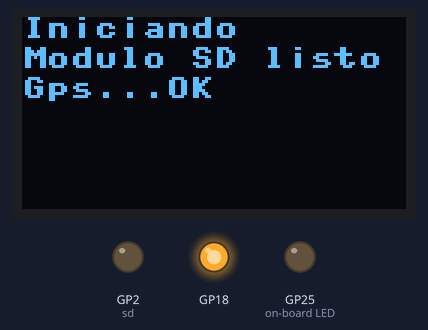
A program run on a simulated Raspberry Pi Pico running MicroPython. Parts: 128×64 one-colour display, output pins drawn as LEDs (lit = HIGH). Files the program writes start out absent; pins used as bus, display or sensor lines are not drawn; what the program prints to the serial console is not drawn. At 1.7 s the program stops and its outputs stay as they are.

Above: at 0.1 s.
At 1.7 s:
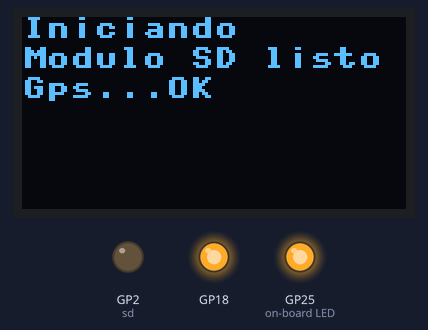
Timing chart, 0 to 3.2 s (numbered marks = the images above):
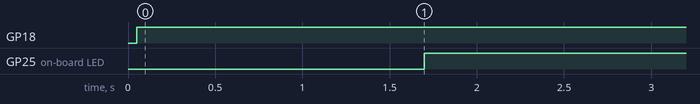

The program:

otro.py
```python
from machine import I2C, Pin, SPI, UART
import os
import time
import sdcard
import ssd1306

# Pantalla oled
rst = Pin(16, Pin.OUT)
rst.value(1)
scl = Pin(15, Pin.OUT, Pin.PULL_UP)
sda = Pin(4, Pin.OUT, Pin.PULL_UP)
#i2c = I2C(scl=scl, sda=sda, freq=450000)
i2c = I2C(scl=scl, sda=sda, freq=400000)
oled = ssd1306.SSD1306_I2C(128, 64, i2c, addr=0x3c)

oled.fill(0)
oled.text('Iniciando', 0, 0)
oled.show()

# inicializacion modulo SD
Pin(18,Pin.OUT,value=1) #para desactivar LoRa
spi = SPI(sck=Pin(23), miso=Pin(12), mosi=Pin(13))
sd = sdcard.SDCard(spi, Pin(2,Pin.OUT))

oled.text('Modulo SD listo', 0, 10)
oled.show()

# inicializacion modulo GPS
gps = UART(2, 115200)
gps.init(9600,bits=8,parity=None,stop=1,tx=17,rx=5)
oled.text('Gps...OK', 0, 20)
oled.show()

os.mount(sd, '/fc')
gps_data = 'hola123'
filename = '/fc/gps_data.txt'

with open(filename,'w') as f:
    n = f.write(gps_data)
    print(n, 'bytes written')
with open(filename,'r') as f:
    result1 = f.read()
    print(len(result1), 'bytes read')

os.umount('/fc')
time.sleep(0.8)
Pin(25,Pin.OUT,value=0)
time.sleep(0.8)
Pin(25,Pin.OUT,value=1)
```

Measured:
- by itself, GP18: LOW → HIGH at 0.05 s
- by itself, GP25 (on-board LED): LOW → HIGH at 1.7 s
